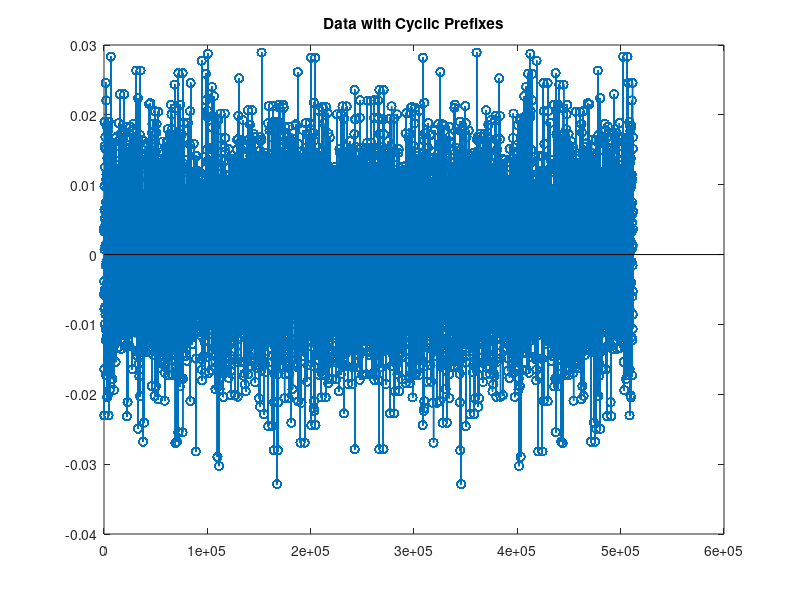

MATLAB code for this plot: (Note: this script raises an error after producing the figure.)
clc; clear all; close all;

% Creating X_k - Randomly choose between 1 and -1
size_X = 6400; %Size of data - 100 sets of 64 bits
range = [-1 1]; %List of wanted values
a = randi(2,size_X,1); %Randomly select index
X_k = transpose(range(a)); %Creates array with range(a) values

% IDFT - Takes inverse discrete fourier tranform of data
x_m = ifft(X_k); %Turns data points into impulses 

% Extending each point by 64 points
L = 64; %Length of Pulse - 64

pulse = ones(L, 1); %Creates pulse with L of 64 bits

x_0 = zeros(L*length(x_m),1);       % Creates "empty" vector that is lenght of desired data: 409600 bits
x_0(1:L:end) = x_m;                 % assign every Symbol_period-th sample to equal a value from bits
x_m_pulse = conv(pulse, x_0);       % Convolve vector by designed pulse
x_m_pulse= x_m_pulse(1:409600);     % Cut extra zeros caused by convolution - desired length of 409600 bits

% Plot data
figure;
stem(x_m_pulse)
hold on
ylabel('Amplitude')
xlabel('Bit')
title('Data Extended by Pulse')
hold off
%% Adding cyclic prefix
d = 64;
n_data = size_X / d; % Calculates amount of sets of d-bit data chunks from original data

Len_pulse_data = length(x_m_pulse) + length(x_m_pulse)/4; % Calculates Desired final lenght of data w/ cyclic prefix

%Index 1st cyclic prefix - Done to ensure methodology works
cycPrefix = x_m_pulse(3073: 4096);                  % Determines index of first cyclic prefix - 1024 bits
x_m_load(1:1024) = cycPrefix;                       % Initializes array that will hold data w/ prefix, making first 1024 valus the cyclic prefix
x_m_load(1025:5120) = x_m_pulse(1: 4096);           % Loads first set of data, 64 bits -> 4096 bits 

%Index the Remaining Data
for R = 2:1:n_data   % Adds cyclic prefixes
    cycPrefix = x_m_pulse(4096*(R-1)+ 64*48+1: 4096*(R)); 
    x_m_load(80*64*(R-1)+1 : 5120*(R-1) + 1024) = cycPrefix;
    Post_chunk =  x_m_pulse(4096*(R-1)+1: 4096*(R));
    x_m_load(5120*(R-1) + 1024+1 : 5120*(R-1) + 1024 +4096) = Post_chunk;
end
%% Check Cyclic Prefix
% Downsample from x_m_load
Data_6400cyc = downsample(x_m_load,64);
%Visually Checked, Values are what they are supposed to be
%% Plot Data with cyclic Prefixes
stem(x_m_load)
hold on
title('Data with Cyclic Prefixes')
hold off
%% Transmit Data

%Transpose the Data - 1x51200 -> 51200x1
x_m_load = transpose(x_m_load);

% Transmit data through nonflat channel function
y_m = nonflat_channel(x_m_load);

% Determine Lag in Data
[y1x1,lag1] = xcorr(y_m,x_m_load); 
[~, Index1] = max(abs(y1x1));
shift1 = lag1(Index1);
%Comes out to be 9

%Cut Data from Lag
y_m = y_m(shift1:end);

%% FFT - Fast FOurier Transform of Received Data
Y_k = fft(y_m,100);


figure;
stem(Y_k);
hold on
title('Received Data')
hold off
%% Transmitted Vs Received Data
% Calculating Error

diff = real((real(X_k) - (real(Y_k)./abs(real(Y_k)))))./real(X_k);
Error = abs(mean(diff)) *100;

%Plotting Data
stem(x_m) % Plotting Transmitted Data
hold on
stem(Y_k)% Plotting Received Data
legend('Transmitted','Received')
hold off
